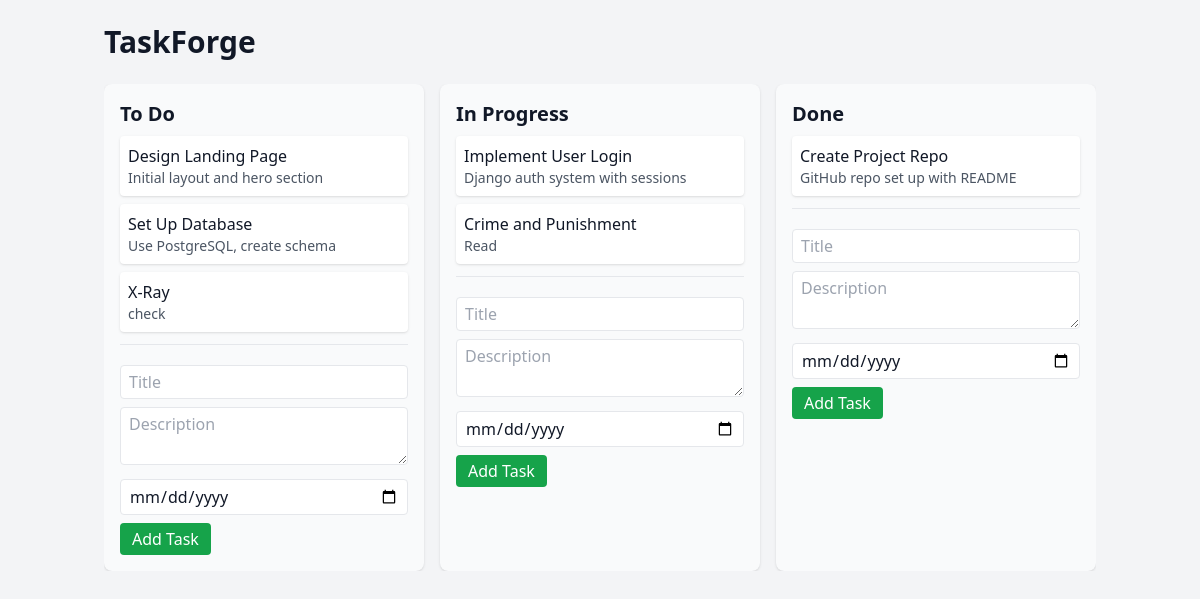
The page / on the database its author committed.
### boards/models.py (models this page shows, shortened)
class List(models.Model):
    board = models.ForeignKey(Board, on_delete=models.CASCADE, related_name='lists')
    name = models.CharField(max_length=100)
    order = models.PositiveIntegerField(default=0)  # To sort lists

class Task(models.Model):
    list = models.ForeignKey(List, on_delete=models.CASCADE, related_name='tasks')
    title = models.CharField(max_length=255)
    description = models.TextField(blank=True)
    is_completed = models.BooleanField(default=False)
    created_at = models.DateTimeField(auto_now_add=True)
    due_date = models.DateField(null=True, blank=True)

### boards/views.py (the view)
# urls.py: path('', views.home, name='home'),
def home(request):
    board = Board.objects.first()  # Just show the first board for now
    return render(request, 'boards/home.html', {'board': board})

### templates/boards/home.html
{% extends 'base.html' %}
{% block content %}
<h1 class="text-3xl font-bold mb-6">TaskForge</h1>
<div class="flex space-x-4 overflow-x-auto">
    {% for list in board.lists.all %}
        <div class="bg-gray-50 shadow rounded-lg p-4 w-80 min-w-[20rem]">
            <h2 class="text-xl font-semibold mb-2">{{ list.name }}</h2>
            <div id="list-{{ list.id }}-tasks">
                {% for task in list.tasks.all %}
                    {% include 'boards/partials/task_card.html' with task=task %}
                {% endfor %}
            </div>
            <hr class="my-3">
            {% include 'boards/partials/task_form.html' with list_id=list.id %}
        </div>
    {% endfor %}
</div>
{% endblock %}

### templates/base.html (shortened to what this page needs)
<!DOCTYPE html>
<html lang="en">
<head>
    <script src="https://cdn.tailwindcss.com"></script>
</head>
<body class="bg-gray-100 text-gray-900">
    <div class="container mx-auto px-4 py-6">
        {% block content %}{% endblock %}
    </div>
</body>
</html>

### templates/boards/partials/task_card.html
<div class="bg-white p-2 mb-2 rounded shadow">
    <p class="font-medium">{{ task.title }}</p>
    {% if task.description %}
        <p class="text-sm text-gray-600">{{ task.description }}</p>
    {% endif %}
</div>

### templates/boards/partials/task_form.html (shortened to what this page needs)
<form
    hx-post="{% url 'add-task' list_id %}"
    hx-target="#list-{{ list_id }}-tasks"
    hx-swap="beforeend"
    class="space-y-2 mt-3"
    method="POST"
>
    <input type="text" name="title" placeholder="Title" required
        class="w-full px-2 py-1 border rounded">
    <textarea name="description" placeholder="Description"
        class="w-full px-2 py-1 border rounded"></textarea>
    <input type="date" name="due_date"
        class="w-full px-2 py-1 border rounded">
    <button type="submit"
        class="bg-green-600 hover:bg-green-700 text-white px-3 py-1 rounded">
        Add Task
    </button>
</form>

### rows shown on the page
List: name "To Do"
Task: title "Design Landing Page", description "Initial layout and hero section"
Task: title "Set Up Database", description "Use PostgreSQL, create schema"
Task: title "X-Ray", description "check"
List: name "In Progress"
Task: title "Implement User Login", description "Django auth system with sessions"
Task: title "Crime and Punishment", description "Read"
List: name "Done"
Task: title "Create Project Repo", description "GitHub repo set up with README"
